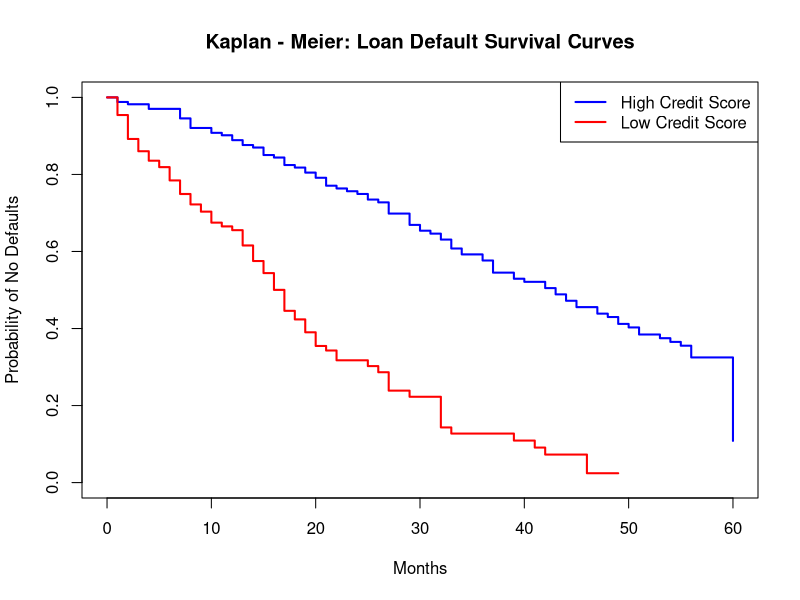

Source code (R):
# CORE IDEA: In medicine, survival analysis asks "How long until a patient dies?".
            #In finance, we ask "How long until a borrower defaults?".
            # Same math but different event
#TODO: Address assumptions (weibull dist, binom dist)
# ------------------- STEP 1 -------------------
set.seed(42)
n <- 300

credit_score <- sample(c("High", "Low"), n, replace = TRUE, prob = c(0.55,0.45)) 
time_high <- rweibull(n, shape = 1.5, scale = 36) # generates n random times from a weibull distribution for "High" credit score group
time_low <- rweibull(n, shape = 1.2, scale = 18) # same for "Low" credit score group

time <- ifelse(credit_score=="High", time_high, time_low)
time <- round(time) #converts the ampled times to whole months by rounding
time <- pmax(time,1) #replaces any value below 1 with 1 so the minimum time is 1 month
time <- pmin(time, 60) # replaces any time above 60 with 60 so the maximum time is 60 months

# rweibull is essentially generating random "life times"
# "High" credit score borrowers get drawn from a distribution spanning 36 months (longer than "low" since they're less likely to default earleir)

censored <- rbinom(n, 1, prob = 0.35)
defaulted <- ifelse(censored == 1, 0, 1)
# A censored borrower (censored == 1) gets default=0 since we never saw them default
# they just left the study


#Adding more covariates
loan_amount <- sample(c("Large", "Small"), n, replace = TRUE)
employed <- rbinom(n, 1, prob = 0.75)


#putting df together
loan <- data.frame(
    borrower_id = 1:n,
    time = time,
    defaulted = defaulted, 
    credit_score = credit_score,
    loan_amount  = loan_amount,
    employed     = employed
)

#just to check the data
head(loan)
table(loan$credit_score, loan$defaulted)

# ------------------- STEP 2 -------------------
library(survival)

surv_object <- Surv(time = loan$time, event = loan$defaulted)
surv_object

# ------------------- STEP 3 -------------------
# fit Kaplan_Meier Curve
km_fit <- survfit(Surv(time = loan$time, event = loan$defaulted) ~ credit_score, data = loan)
# The ~credit_score part is used to fit a seperate survival curve for each credit score group

# Now we want to know for each moment of time (12, 24,... months)
# what fraction of people have still not defaulted
summary(km_fit, times = c(12, 24, 36, 48, 60))

# ------------------- STEP 4 -------------------
#plotting
plot(km_fit,
    col = c("blue", "red"),
    lwd = 2,
    xlab = "Months",
    ylab = "Probability of No Defaults",
    main = "Kaplan - Meier: Loan Default Survival Curves")

    legend("topright",
        legend = c("High Credit Score", "Low Credit Score"),
        col = c("blue","red"),
        lwd = 2
    )
